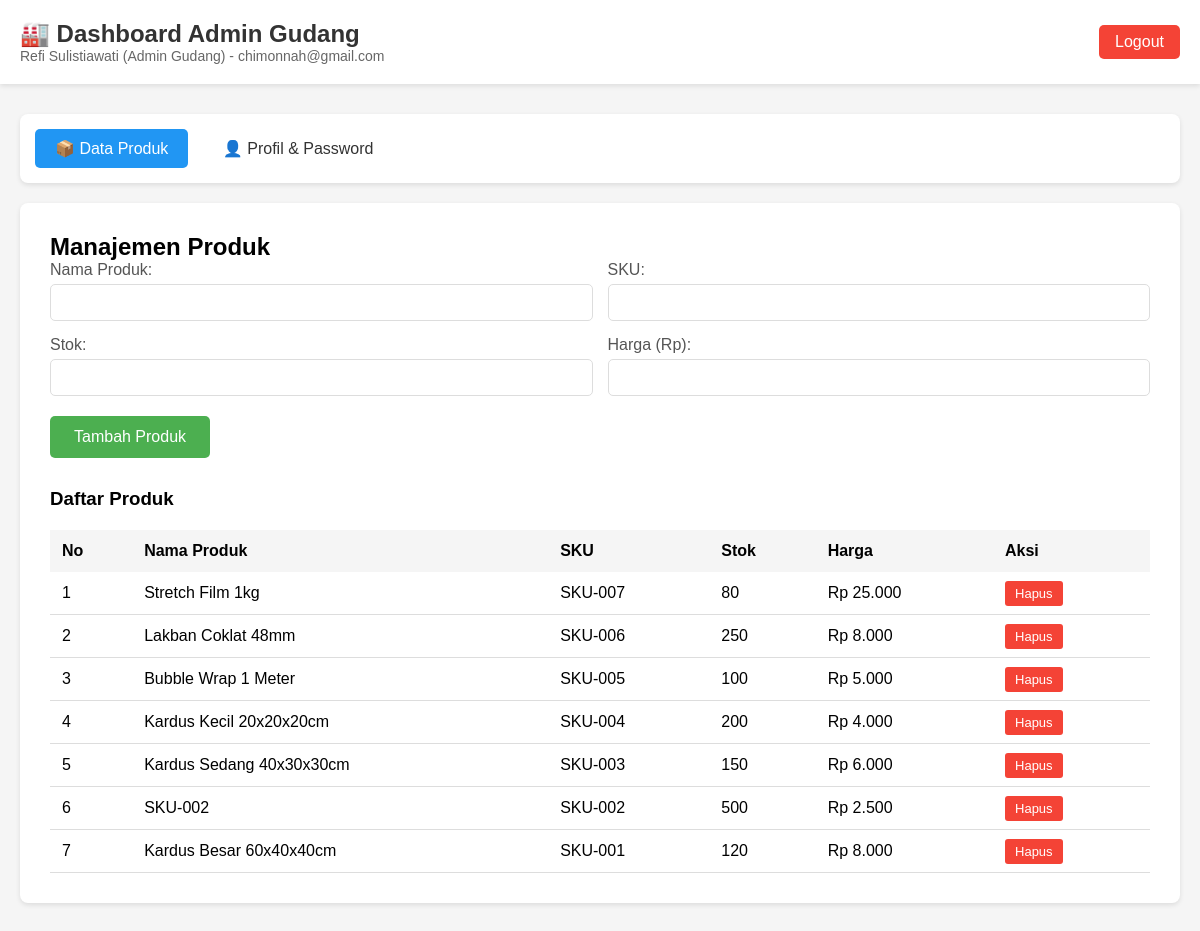
/dashboard/index.php (signed in), run on the app's committed database.
### tables this page shows
CREATE TABLE `products` (
  `id` int(11) NOT NULL,
  `nama_produk` varchar(150) NOT NULL,
  `sku` varchar(50) NOT NULL,
  `stok` int(11) DEFAULT 0,
  `harga` decimal(15,2) DEFAULT 0.00,
  `created_by` int(11) NOT NULL,
  `created_at` timestamp NOT NULL DEFAULT current_timestamp(),
  `updated_at` timestamp NOT NULL DEFAULT current_timestamp() ON UPDATE current_timestamp()
);

### dashboard/index.php (the view, shortened to what this page needs)
<?php
include '../config/conn_db.php';
$products = mysqli_query($conn, "SELECT * FROM products ORDER BY id DESC");
?>
<!DOCTYPE html>
<html>
<head>
</head>
<body>
    <div class="header">
        <div>
            <h1>🏭 Dashboard Admin Gudang</h1>
            <div class="user-info">
                <?= $_SESSION['user_name'] ?> (<?= $_SESSION['user_role'] ?>) - <?= $_SESSION['user_email'] ?>
            </div>
        </div>
        <a href="../auth/logout.php" class="logout-btn">Logout</a>
    </div>
    <div class="container">
        <div class="nav-tabs">
            <a href="index.php" class="active">📦 Data Produk</a>
            <a href="profile.php">👤 Profil & Password</a>
        </div>
        <div class="content">
            <h2>Manajemen Produk</h2>
            <form method="POST">
                <div class="form-grid">
                    <div class="form-group">
                        <label>Nama Produk:</label>
                        <input type="text" name="nama_produk" required>
                    </div>
                    <div class="form-group">
                        <label>SKU:</label>
                        <input type="text" name="sku" required>
                    </div>
                    <div class="form-group">
                        <label>Stok:</label>
                        <input type="number" name="stok" required min="0">
                    </div>
                    <div class="form-group">
                        <label>Harga (Rp):</label>
                        <input type="number" name="harga" required min="0" step="0.01">
                    </div>
                </div>
                <button type="submit" name="add_product" class="btn">Tambah Produk</button>
            </form>
            <h3 style="margin-top: 30px;">Daftar Produk</h3>
            <table>
                <thead>
                    <tr>
                        <th>No</th>
                        <th>Nama Produk</th>
                        <th>SKU</th>
                        <th>Stok</th>
                        <th>Harga</th>
                        <th>Aksi</th>
                    </tr>
                </thead>
                <tbody>
                    <?php
                    $no = 1;
                    while ($row = mysqli_fetch_assoc($products)):
                    ?>
                    <tr>
                        <td><?= $no++ ?></td>
                        <td><?= htmlspecialchars($row['nama_produk']) ?></td>
                        <td><?= htmlspecialchars($row['sku']) ?></td>
                        <td><?= $row['stok'] ?></td>
                        <td>Rp <?= number_format($row['harga'], 0, ',', '.') ?></td>
                        <td class="action-btns">
                            <a href="?delete=<?= $row['id'] ?>" class="delete-btn" onclick="return confirm('Yakin hapus?')">Hapus</a>
                        </td>
                    </tr>
                    <?php endwhile; ?>
                </tbody>
            </table>
        </div>
    </div>
</body>
</html>

### dashboard/index.php (style rules this page uses)
* { margin: 0; padding: 0; box-sizing: border-box; }
body { font-family: Arial; background: #f5f5f5; }
.header { background: white; padding: 20px; box-shadow: 0 2px 5px rgba(0,0,0,0.1); display: flex; justify-content: space-between; align-items: center; }
.header h1 { color: #333; font-size: 24px; }
.header .user-info { color: #666; font-size: 14px; }
.logout-btn { padding: 8px 16px; background: #f44336; color: white; border: none; border-radius: 5px; cursor: pointer; text-decoration: none; }
.container { max-width: 1200px; margin: 30px auto; padding: 0 20px; }
.nav-tabs { background: white; padding: 15px; border-radius: 8px; margin-bottom: 20px; box-shadow: 0 2px 5px rgba(0,0,0,0.1); }
.nav-tabs a { padding: 10px 20px; margin-right: 10px; text-decoration: none; color: #333; border-radius: 5px; display: inline-block; }
.nav-tabs a.active { background: #2196F3; color: white; }
.content { background: white; padding: 30px; border-radius: 8px; box-shadow: 0 2px 5px rgba(0,0,0,0.1); }
.form-grid { display: grid; grid-template-columns: 1fr 1fr; gap: 15px; margin-bottom: 20px; }
.form-group { display: flex; flex-direction: column; }
.form-group label { margin-bottom: 5px; color: #555; font-weight: 500; }
.form-group input { padding: 10px; border: 1px solid #ddd; border-radius: 5px; }
.btn { padding: 12px 24px; background: #4CAF50; color: white; border: none; border-radius: 5px; cursor: pointer; font-size: 16px; }
table { width: 100%; border-collapse: collapse; margin-top: 20px; }
table th { background: #f5f5f5; padding: 12px; text-align: left; font-weight: 600; }
table td { padding: 12px; border-bottom: 1px solid #ddd; }
.action-btns a { padding: 5px 10px; margin-right: 5px; text-decoration: none; border-radius: 3px; font-size: 13px; }
.delete-btn { background: #f44336; color: white; }

### data on the page
products: nama_produk "Stretch Film 1kg", sku "SKU-007", stok "80", harga "25.000"
products: nama_produk "Lakban Coklat 48mm", sku "SKU-006", stok "250", harga "8.000"
products: nama_produk "Bubble Wrap 1 Meter", sku "SKU-005", stok "100", harga "5.000"
products: nama_produk "Kardus Kecil 20x20x20cm", sku "SKU-004", stok "200", harga "4.000"
products: nama_produk "Kardus Sedang 40x30x30cm", sku "SKU-003", stok "150", harga "6.000"
products: nama_produk "SKU-002", sku "SKU-002", stok "500", harga "2.500"
products: nama_produk "Kardus Besar 60x40x40cm", sku "SKU-001", stok "120", harga "8.000"

### other printed values
$_SESSION['user_name'] "Refi Sulistiawati"
$_SESSION['user_role'] "Admin Gudang"
$_SESSION['user_email'] "chimonnah@gmail.com"
